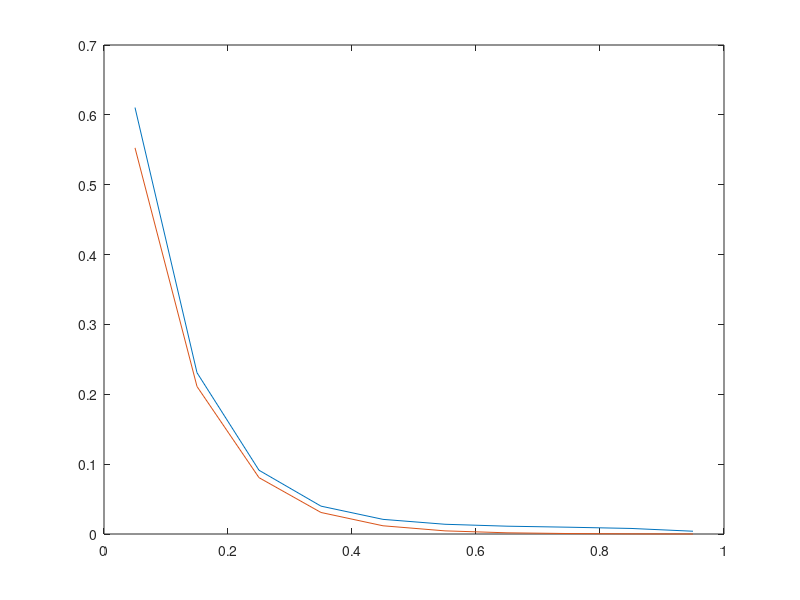

The MATLAB script that drew this image:
%%Boundary Conditions and givens
n=10;
L=1;
k=10;
lambda=(k^2);
U0=1;
v=1;
h=L/n;
a=ones(n+2,1);                          %diagonal
b=-(2+lambda*(h^2))*ones(n+2,1);        %subdiagonal
c=ones(n+2,1);                          %superdiagonal
d=zeros(n+2,1);
b(1)=1;     
c(1)=1;     
a(n+2)=1;   
b(n+2)=1;
d(1)=2*U0;

c1=zeros(n+2,1);
d1=zeros(n+2,1);
d1(1)=d(1)/b(1);
c1(1)=c(1)/b(1);

for i=2:n+2
c1(i)=c(i)/(b(i)-a(i)*c1(i-1));
d1(i)=(d(i)-a(i)*d1(i-1))/(b(i)-a(i)*c1(i-1));
end
%back substitution
u=zeros(n+2,1);
u(n+2)=d1(n+2);
for i=n+1:-1:1
    u(i)=d1(i)-c1(i)*u(i+1);
end
%%Graphing
x=h/2:h:(L-h/2);
ut=(1-(sinh(k*(L-x))+sinh(k*x))/sinh(k*L))*(1/(k^2))+U0*(sinh(k*(L-x))/sinh(k*L));
plot(x,ut,x,u(2:n+1))
